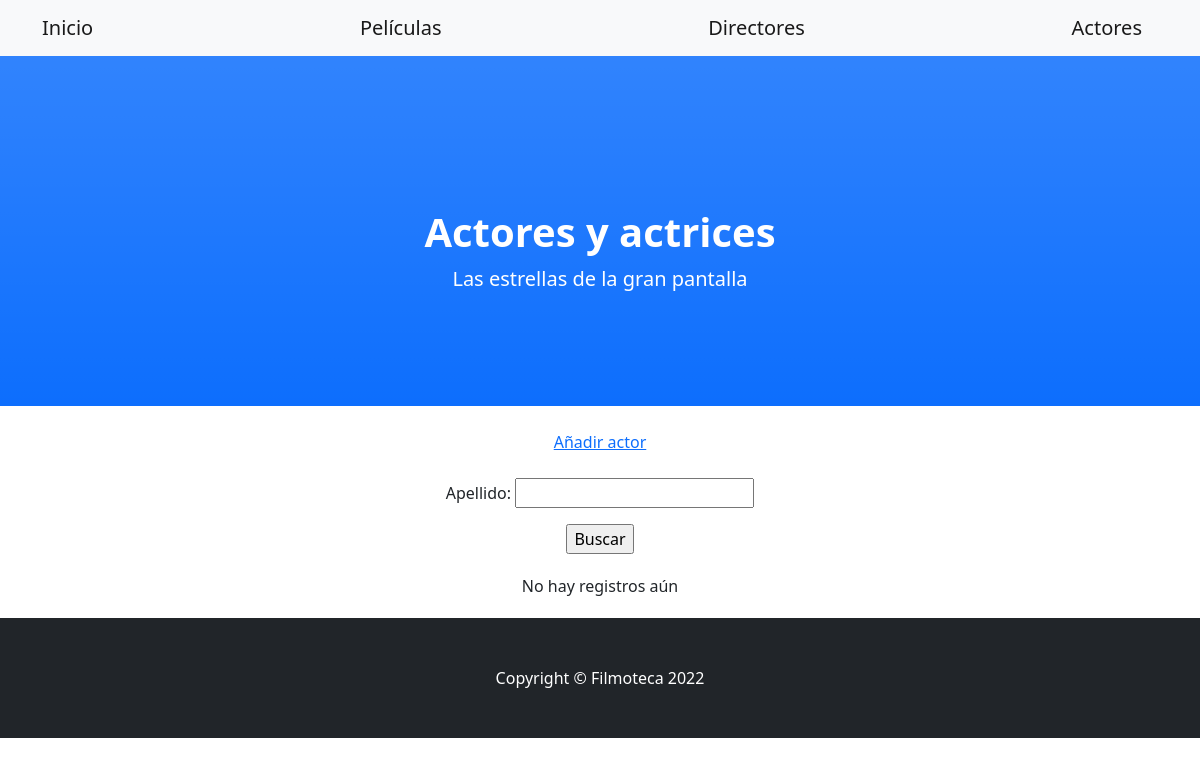
Page /actores/ on the earlier database version.
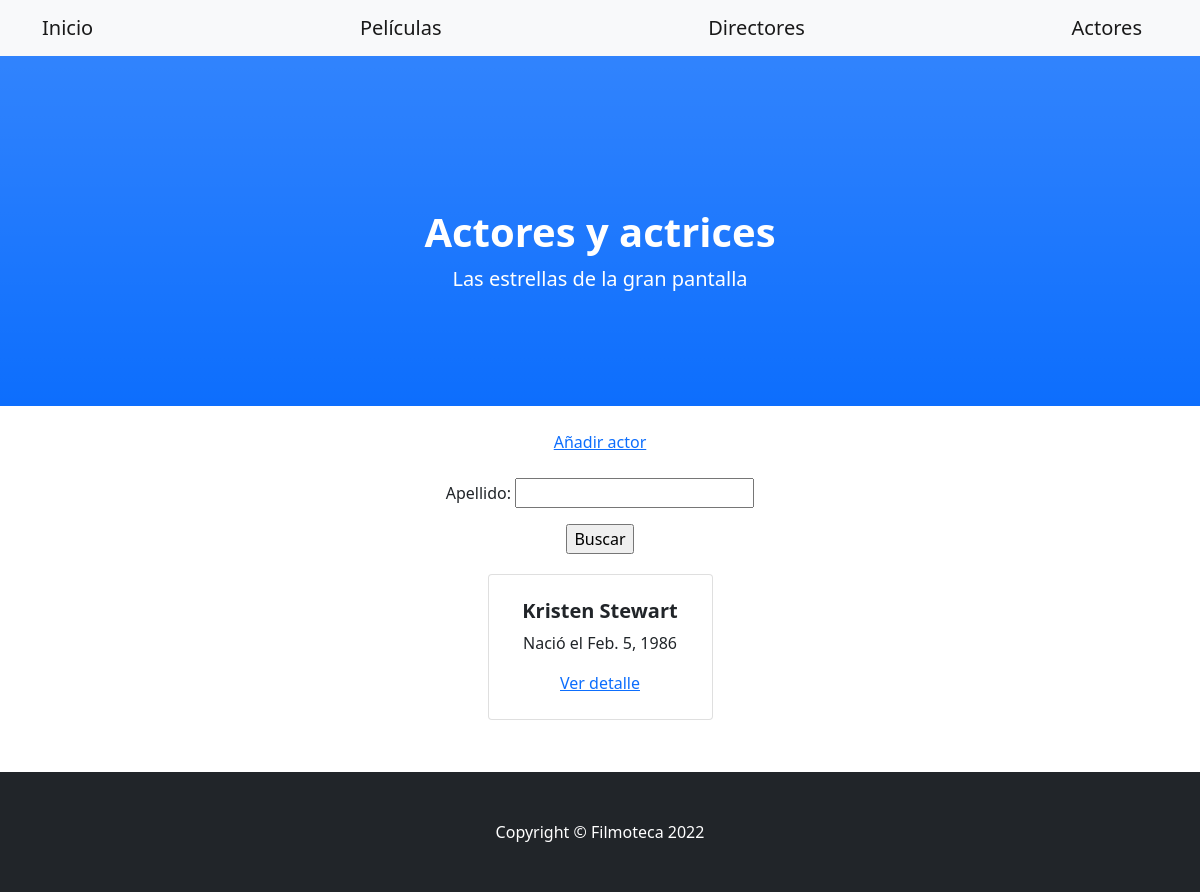
Same page on the later database version.
### filmoteca/models.py (models this page shows, shortened)
class Actor(models.Model):
    nombre = models.CharField(max_length=20)
    apellido = models.CharField(max_length=30)
    fecha_nacimiento = models.DateField()
    pelicula_debut = models.CharField(max_length=60)
    esta_activo = models.BooleanField()
    foto = models.ImageField(upload_to="fotos_actores")
    creado = models.DateTimeField(auto_now_add=True)
    actualizado = models.DateTimeField(auto_now=True)

### filmoteca/views.py (the view)
# urls.py: path('actores/', ActorList.as_view(), name='actores'),
class ActorList(ListView):
    model = Actor
    template_name = "filmoteca/actor_list.html"

### filmoteca/templates/filmoteca/actor_list.html (shortened to what this page needs)
{% extends 'filmoteca/base_templates.html' %}
{% block header1 %}Actores y actrices{% endblock %}
{% block header2 %}Las estrellas de la gran pantalla{% endblock %}
{% block boton %}
    <center>
        <br>
        <a href="{% url 'actores_añadir' %}">Añadir actor</a>
    </center>
{% endblock boton %}
{% block buscador %}
    <form action="{% url 'actores_resultados' %}" method="GET">
        <br>
        <center>
            <p>
                Apellido:
                <input type="text" name="apellido">
            </p>
        <input type="submit" value="Buscar">
        </center>
    </form>
{% endblock buscador %}
{% block lista %}
    {% if object_list %}
    {% for actor in object_list %}
        <div class="col mb-5">
            <div class="card h-100">
                <div class="card-body p-4">
                    <div class="text-center">
                        <h5 class="fw-bolder">{{actor.nombre}} {{actor.apellido}}</h5>
                        <p>Nació el {{actor.fecha_nacimiento}}</p>
                        <a href="{% url 'actores_detail' actor.id %}">Ver detalle</a>
                    </div>
                </div>
            </div>
        </div>
    {% endfor %}
    {% else %}
        <br>
        <center>
            <p>No hay registros aún</p>
        </center>
    {% endif %}
{% endblock lista %}

Differences in the rows shown:
added Actor: nombre "Kristen", apellido "Stewart", fecha_nacimiento "Feb. 5, 1986"
Other differences:
text no longer shown: "No hay registros aún"
